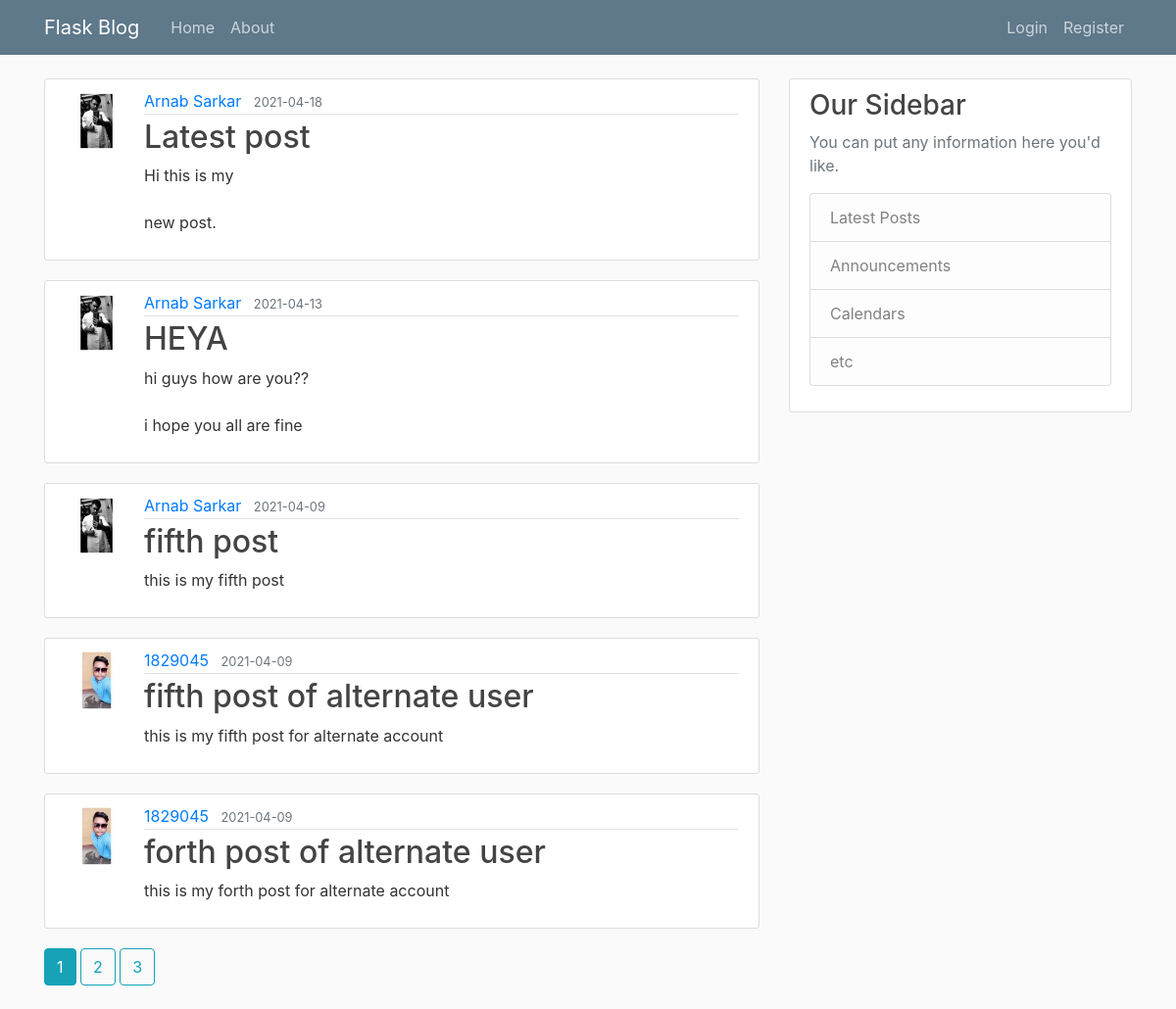
The page /home on the database its author committed.
### flaskblog/models.py (models this page shows, shortened)
class Post(db.Model):
    id = db.Column(db.Integer, primary_key=True)
    title = db.Column(db.String(100), nullable=False)
    date_posted = db.Column(db.DateTime, nullable=False, default=datetime.utcnow)
    content = db.Column(db.Text, nullable=False)
    user_id = db.Column(db.Integer, db.ForeignKey('user.id'), nullable=False)

class User(db.Model, UserMixin):
    id = db.Column(db.Integer, primary_key=True)
    username = db.Column(db.String(20), unique=True, nullable=False)
    email = db.Column(db.String(120), unique=True, nullable=False)
    image_file = db.Column(db.String(20), nullable=False, default='default.jpg')
    password = db.Column(db.String(60), nullable=False)
    posts = db.relationship('Post', backref='author', lazy=True)

### flaskblog/main/routes.py (the view)
@main.route("/")
@main.route("/home")
def home():
    page = request.args.get('page', 1, type=int)
    posts = Post.query.order_by(Post.date_posted.desc()).paginate(page=page, per_page=5)
    return render_template('home.html', posts=posts)

### flaskblog/templates/home.html
{% extends "layout.html" %}
{% block content %}
    {% for post in posts.items %}
        <article class="media content-section">
          <img class="rounded-circle article-img" src="{{ url_for('static', filename='profile_pics/' + post.author.image_file) }}">
          <div class="media-body">
            <div class="article-metadata">
              <a class="mr-2" href="{{ url_for('users.user_posts', username=post.author.username) }}">{{ post.author.username }}</a>
              <small class="text-muted">{{ post.date_posted.strftime('%Y-%m-%d') }}</small>
            </div>
            <h2><a class="article-title" href="{{ url_for('posts.post', post_id=post.id) }}">{{ post.title }}</a></h2>
            <p class="article-content">{{ post.content }}</p>
          </div>
        </article>
    {% endfor %}
    {% for page_num in posts.iter_pages(left_edge=1, right_edge=1, left_current=1, right_current=2) %}
      {% if page_num %}
        {% if posts.page == page_num %}
          <a class="btn btn-info mb-4" href="{{ url_for('main.home', page=page_num) }}">{{ page_num }}</a>
        {% else %}
          <a class="btn btn-outline-info mb-4" href="{{ url_for('main.home', page=page_num) }}">{{ page_num }}</a>
        {% endif %}
      {% else %}
        ...
      {% endif %}
    {% endfor %}
{% endblock content %}

### flaskblog/templates/layout.html (shortened to what this page needs)
<!DOCTYPE html>
<html>
<head>
    <link rel="stylesheet" href="https://maxcdn.bootstrapcdn.com/bootstrap/4.0.0/css/bootstrap.min.css">
    <link rel="stylesheet" type="text/css" href="{{ url_for('static', filename='main.css') }}">
</head>
<body>
    <header class="site-header">
      <nav class="navbar navbar-expand-md navbar-dark bg-steel fixed-top">
        <div class="container">
          <a class="navbar-brand mr-4" href="/">Flask Blog</a>
          <div class="collapse navbar-collapse" id="navbarToggle">
            <div class="navbar-nav mr-auto">
              <a class="nav-item nav-link" href="{{ url_for('main.home') }}">Home</a>
              <a class="nav-item nav-link" href="{{ url_for('main.about') }}">About</a>
            </div>
            <div class="navbar-nav">
              {% if current_user.is_authenticated %}
                <a class="nav-item nav-link" href="{{ url_for('posts.new_post') }}">New Post</a>
                <a class="nav-item nav-link" href="{{ url_for('users.account') }}">Account</a>
                <a class="nav-item nav-link" href="{{ url_for('users.logout') }}">Logout</a>
              {% else %}
                <a class="nav-item nav-link" href="{{ url_for('users.login') }}">Login</a>
                <a class="nav-item nav-link" href="{{ url_for('users.register') }}">Register</a>
              {% endif %}
            </div>
          </div>
        </div>
      </nav>
    </header>
    <main role="main" class="container">
      <div class="row">
        <div class="col-md-8">
          {% block content %}{% endblock %}
        </div>
        <div class="col-md-4">
          <div class="content-section">
            <h3>Our Sidebar</h3>
            <p class='text-muted'>You can put any information here you'd like.
              <ul class="list-group">
                <li class="list-group-item list-group-item-light">Latest Posts</li>
                <li class="list-group-item list-group-item-light">Announcements</li>
                <li class="list-group-item list-group-item-light">Calendars</li>
                <li class="list-group-item list-group-item-light">etc</li>
              </ul>
            </p>
          </div>
        </div>
      </div>
    </main>
</body>
</html>

### flaskblog/static/main.css (style rules this page uses)
body { background: #fafafa; color: #333333; margin-top: 5rem; }
h1, h2, h3, h4, h5, h6 { color: #444444; }
.bg-steel { background-color: #5f788a; }
.site-header .navbar-nav .nav-link { color: #cbd5db; }
.content-section { background: #ffffff; padding: 10px 20px; border: 1px solid #dddddd; border-radius: 3px; margin-bottom: 20px; }
.article-title { color: #444444; }
.article-content { white-space: pre-line; }
.article-img { height: 65px; width: 65px; margin-right: 16px; }
.article-metadata { padding-bottom: 1px; margin-bottom: 4px; border-bottom: 1px solid #e3e3e3 }

### rows shown on the page
Post: image_file (picture), author.username "Arnab Sarkar", date_posted "2021-04-18", title "Latest post", content "Hi this is my new post."
Post: image_file (picture), author.username "Arnab Sarkar", date_posted "2021-04-13", title "HEYA", content "hi guys how are you?? i hope you all are fine"
Post: image_file (picture), author.username "Arnab Sarkar", date_posted "2021-04-09", title "fifth post", content "this is my fifth post"
Post: image_file (picture), author.username "1829045", date_posted "2021-04-09", title "fifth post of alternate user", content "this is my fifth post for alternate account"
Post: image_file (picture), author.username "1829045", date_posted "2021-04-09", title "forth post of alternate user", content "this is my forth post for alternate account"

### other values the page prints
{{ page_num }} "1"
{{ page_num }} "2" "3"
